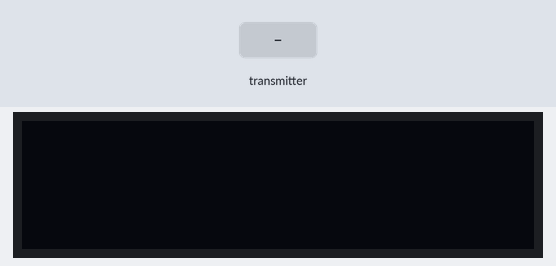
The sketch below on a simulated Arduino Uno, built with avr-gcc and run on an emulated ATmega328P. Parts: 128×32 one-colour display. The inputs (shaded band) are chosen by the test bench. No radio packets arrive unless stated.

Above: at 1.2 s.
1.3 s: the transmitter starts sending timer = 0
At 2.2 s:
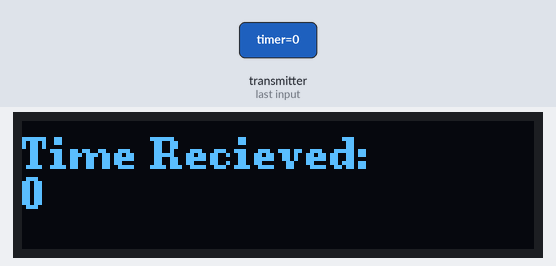
2.8 s: the transmitter starts sending timer = 256
At 3.5 s:
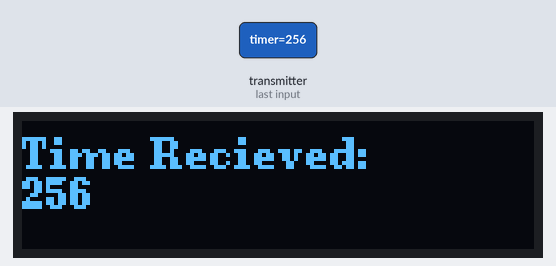
Timing chart, 0 to 5.8 s (numbered marks = the images above; inputs shaded):
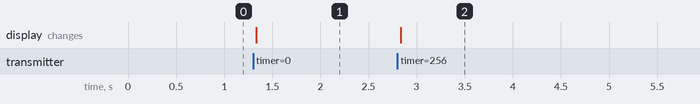

Measured:
- after the input at 1.3 s, the display: changes at once (image 1)
- after the input at 2.8 s, the display: changes at once (image 2)

The sketch:

recieve_test_with_oled.ino
```cpp
#include <SPI.h>
#include <nRF24L01.h>
#include <RF24.h>
#include <U8g2lib.h>
RF24 radio(9, 10); // CE, CSN
const byte address[6] = "00001";

unsigned long timer;

U8G2_SSD1306_128X32_UNIVISION_F_HW_I2C u8g2(U8G2_R0);

void setup() {
  u8g2.begin();
  radio.begin();
  radio.openReadingPipe(0, address);
  radio.setPALevel(RF24_PA_MIN);
  radio.startListening();
}
void loop() {
  if (radio.available()) {

    radio.read(&timer, sizeof(timer));
    u8g2.clearBuffer();          // clear the internal memory
    u8g2.setFont(u8g2_font_ncenB08_tr); // choose a suitable font
    u8g2.setCursor(0,12);
    u8g2.print("Time Recieved: ");
    u8g2.setCursor(0,22);
    u8g2.print(timer);
    u8g2.sendBuffer();          // transfer internal memory to the display
  }
}
```
